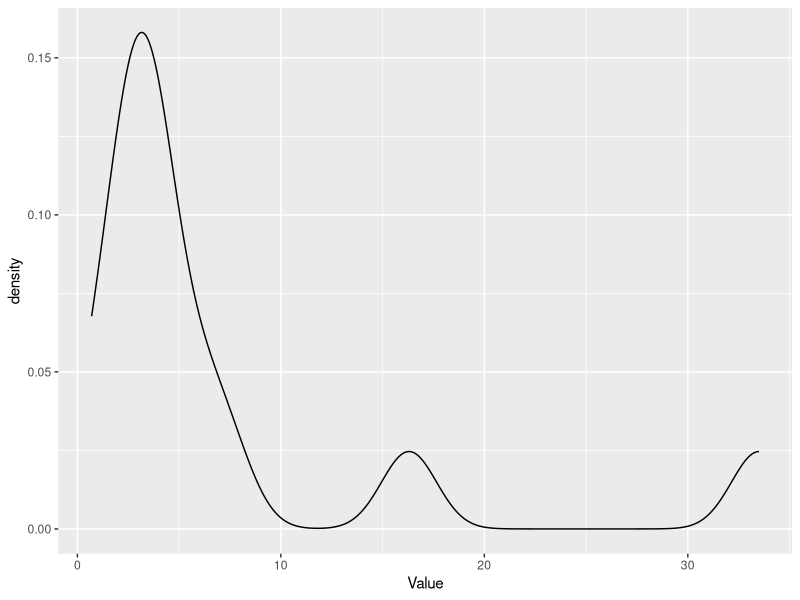
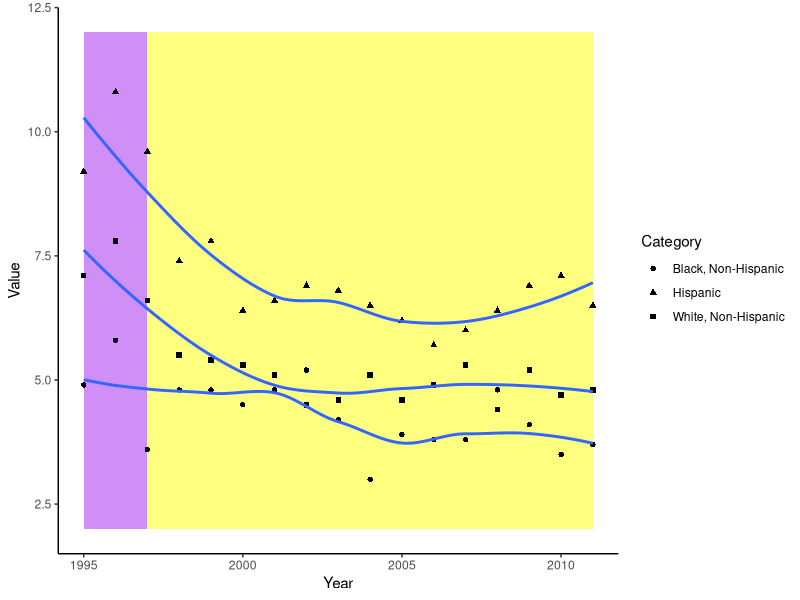
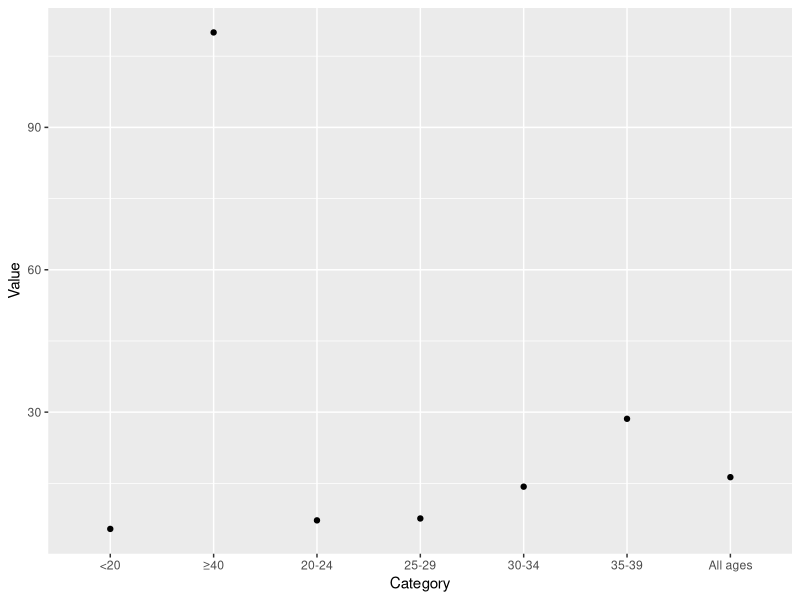
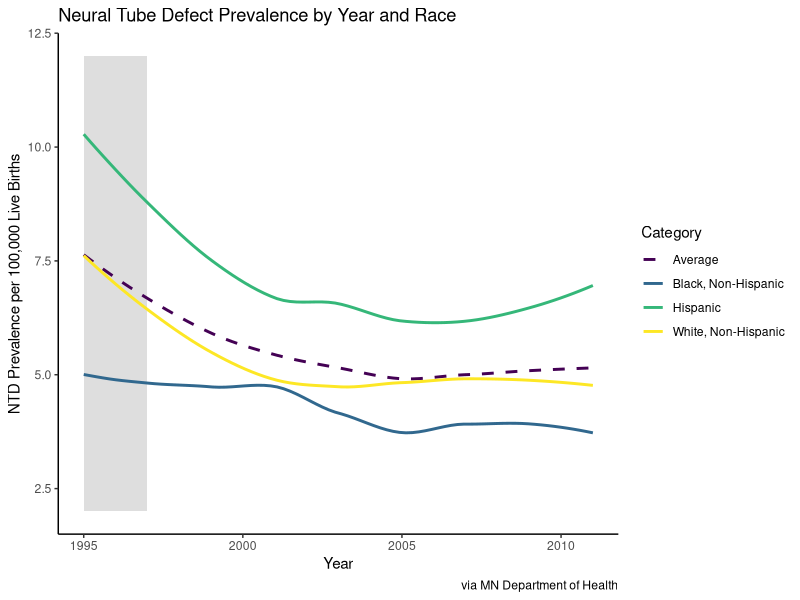
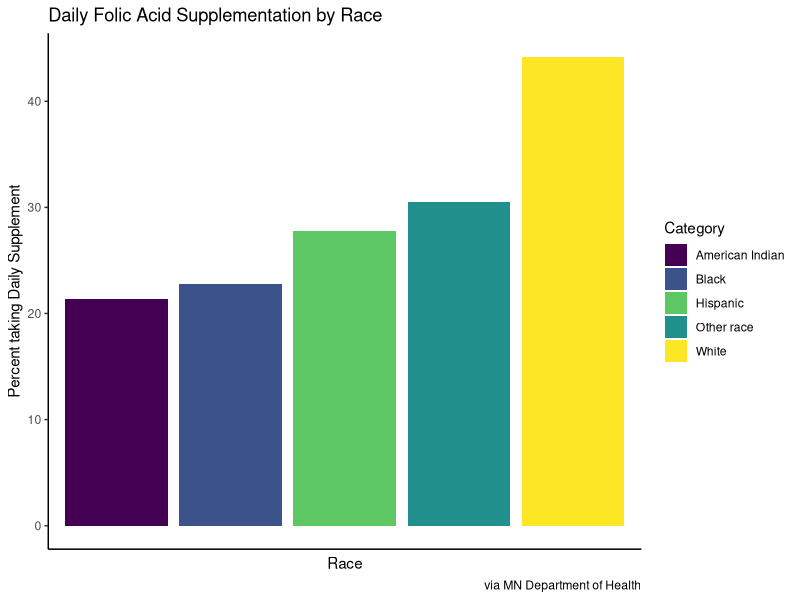

Here is the R script that generated these plots, in order:
## ---- chunk 1
library(tidyverse)
## ---- chunk 2
prevalence <- read.csv('../data/raw/Birth Defects_prevalence_data.csv')
head(prevalence)
## ---- chunk 3
prevalence_clean <- prevalence %>%
  select(Label, Value, Count, Note) %>%
  arrange(desc(Value))

ggplot(prevalence_clean, aes(x = Value)) +
  geom_density()
## ---- chunk 4
rates <- read.csv('../data/raw/Birth Defects_ntd_rates_data.csv')

head(rates)
## ---- chunk 5
rates_clean <- rates %>%
  select(Year, Value, Category, Note) 

  ggplot(rates_clean, aes(x = Year, y = Value, shape = Category)) +
    annotate("rect", xmin = 1995, xmax = 1997, ymin = 2, ymax = 12, alpha = 0.5, fill = "purple") +
    annotate("rect", xmin = 1997, xmax = 2011, ymin = 2, ymax = 12, alpha = 0.5, fill = "yellow") +
    geom_point() +
    geom_smooth(se = FALSE) +
    theme_classic()
## ---- chunk 6
down_syndrome <- read.csv(
  '../data/raw/Birth Defects_down_syndrome_mat_age_data.csv')

head(down_syndrome)

down_syndrome_clean <- down_syndrome %>%
  select(Category, Value)

ggplot(down_syndrome_clean, aes(x = Category, y = Value)) +
  geom_point()
## ---- chunk 7
maternal_master <- read.csv('../data/raw/Birth Defects_Maternal Characteristics.csv')

folic_master <- read.csv('../data/raw/Birth Defects_Folic Acid.csv')
## ---- chunk 8
ntd_prevalence <- folic_master %>% 
  filter(Subtopic == "Neural tube defects") %>% 
  mutate(year = as.numeric(Year))

avg_ntd_prevalence <- ntd_prevalence %>%
  group_by(year) %>%
  summarize(Value = mean(Value)) %>%
  mutate(Category = "Average")

ntd_master <- ntd_prevalence %>%
  bind_rows(avg_ntd_prevalence)
## ---- chunk 9
ggplot(ntd_master, aes(x = year, y = Value)) +
  annotate("rect", xmin = 1995, xmax = 1997, ymin = 2, ymax = 12, alpha = 0.5, fill = "grey") +
  geom_smooth(aes(color = Category, linetype = Category), se = FALSE) +
  scale_color_viridis_d() +
  scale_linetype_manual(values = c(2, 1, 1, 1)) +
  labs(x = 'Year', y = 'NTD Prevalence per 100,000 Live Births', title = 'Neural Tube Defect Prevalence by Year and Race', caption = 'via MN Department of Health') +
  theme_classic()
## ---- chunk 10
folic_intake <- folic_master %>%
  filter(Subtopic == 'Folic Acid Use', Variable == 'Race/Ethnicity')

ggplot(folic_intake, aes(x = Category, y = Value, fill = Category)) +
  geom_bar(stat = "identity") +
  scale_fill_manual(values = c('#440154FF', '#3B528Bff', '#5DC863FF', '#21908CFF', '#FDE725FF')) +
  labs(x = 'Race', y = 'Percent taking Daily Supplement', title = 'Daily Folic Acid Supplementation by Race', caption = 'via MN Department of Health') +
  theme_classic() +
  theme(axis.text.x = element_blank(), axis.ticks.x = element_blank())
